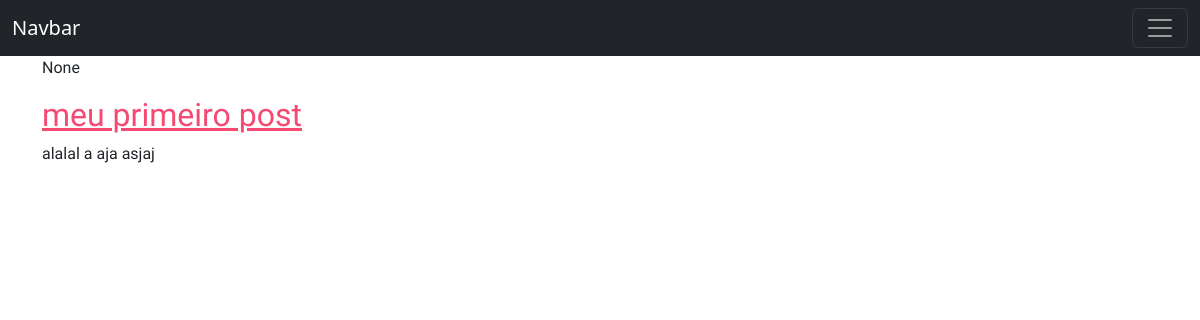
/, run on an earlier commit of the app's database.
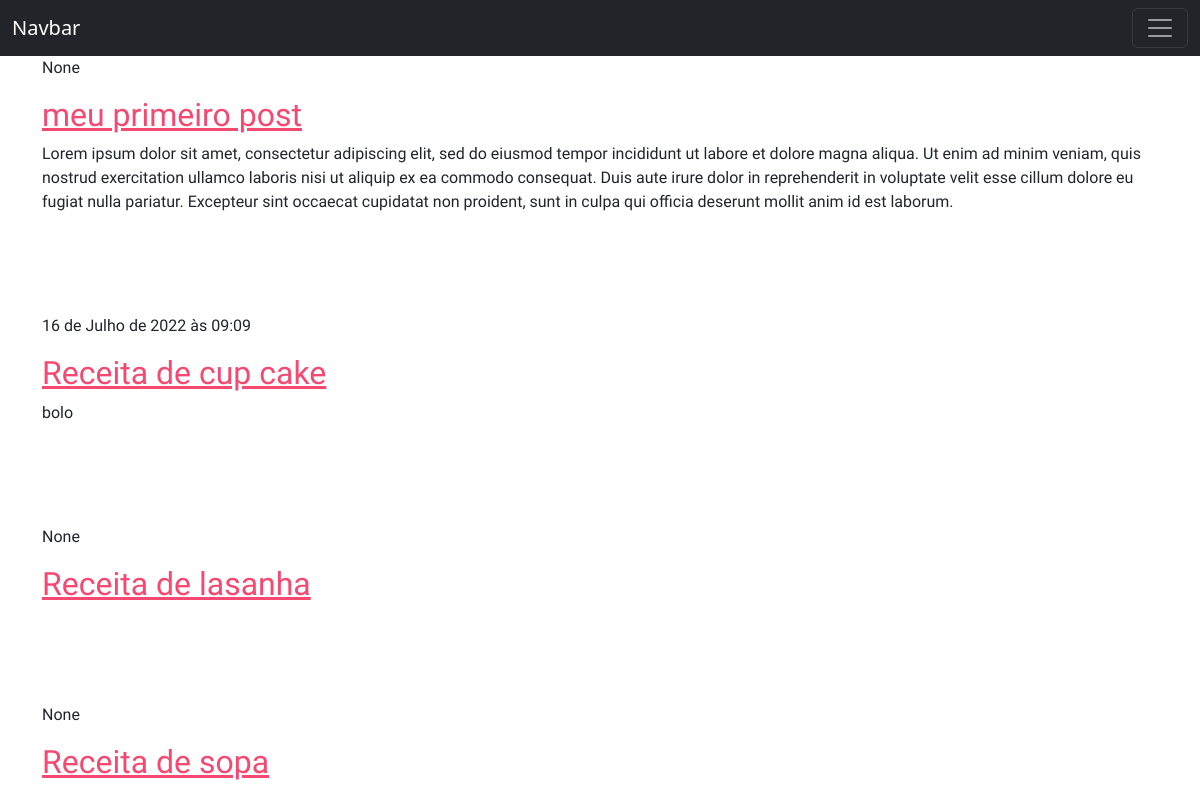
And on a later commit of the database.
### blog/models.py (models this page shows, shortened)
class Post(models.Model):
    author = models.ForeignKey(settings.AUTH_USER_MODEL,  on_delete=models.CASCADE)
    title = models.CharField(max_length=200)
    text = models.TextField()
    created_date = models.DateTimeField(default=timezone.now)
    published_date =  models.DateTimeField(blank=True, null=True)

### blog/views.py (the view)
# urls.py: path('', views.post_list, name='post_list'),
def post_list(request):
    context = {
        'posts':  Post.objects.all()
    }
    return render(request, 'blog/post_list.html', context)

### blog/templates/blog/post_list.html
{% extends 'blog/base.html' %}
{% block content %}
    {% for post in posts %}
        <div class="post">
            <p> {{ post.published_date }}</p>
            <h2><a href="{% url 'post_detail' pk=post.id %}"> {{ post.title }}</a></h2>
            <p> {{ post.text }}</p>
        </div>
    {% endfor  %}
{% endblock %}

### blog/templates/blog/base.html (shortened to what this page needs)
{% load static %}
<!doctype html>
<html>
    <head>
        <link href="https://cdn.jsdelivr.net/npm/bootstrap@5.2.0-beta1/dist/css/bootstrap.min.css" rel="stylesheet">
        <link href="{% static 'css/blog.css'%}"  rel="stylesheet">
    </head>
    <body>
        <nav class="navbar navbar-dark bg-dark">
            <div class="container-fluid">
                <a class="navbar-brand" href="{% url 'post_list' %}">Navbar</a>
                <button class="navbar-toggler" type="button" data-bs-toggle="collapse" data-bs-target="#navbarSupportedContent" aria-controls="navbarSupportedContent" aria-expanded="false" aria-label="Toggle navigation">
                <span class="navbar-toggler-icon"></span>
                </button>
            </div>
        </nav>
        <div class="container">
            {% block content %}
            {% endblock %}
        </div>
    </body>
</html>

### blog/static/css/blog.css (style rules this page uses)
h1 a, h2 a { color: #f54971; }
h1, h2, h3, h4, p { font-family: 'Edu TAS Beginner'; }
.post { margin-bottom: 100px; }

What changed in the data, as far as the page shows it:
changed Post "meu primeiro post": text "alalal a aja asjaj" → "Lorem ipsum dolor sit amet, consectetur adipiscing elit, sed do eiusmod tempor incididunt ut labore et dolore magna aliqua. Ut enim ad minim veniam, quis nostrud exercitation ullamco laboris nisi ut aliquip ex ea commodo consequat. Duis aute irure dolor in reprehenderit in voluptate velit esse cillum dolore eu fugiat nulla pariatur. Excepteur sint occaecat cupidatat non proident, sunt in culpa qui officia deserunt mollit anim id est laborum."
added Post: published_date "16 de Julho de 2022 às 09:09", title "Receita de cup cake", text "bolo"
added Post: published_date "None", title "Receita de lasanha"
added Post: published_date "None", title "Receita de sopa"
